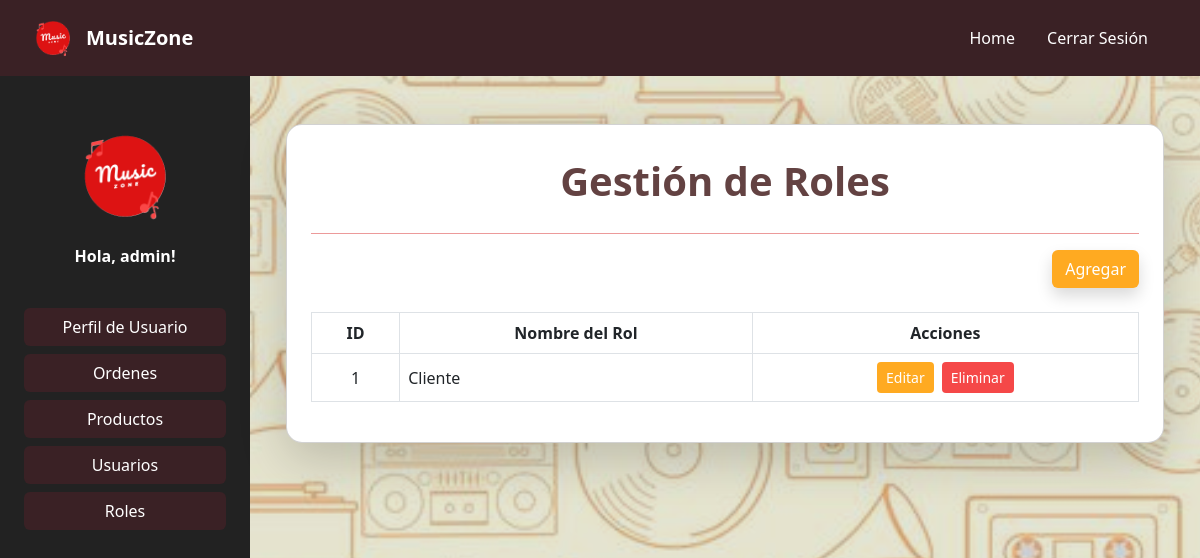
The app's page /usuarios/roles/ (signed in), older data.
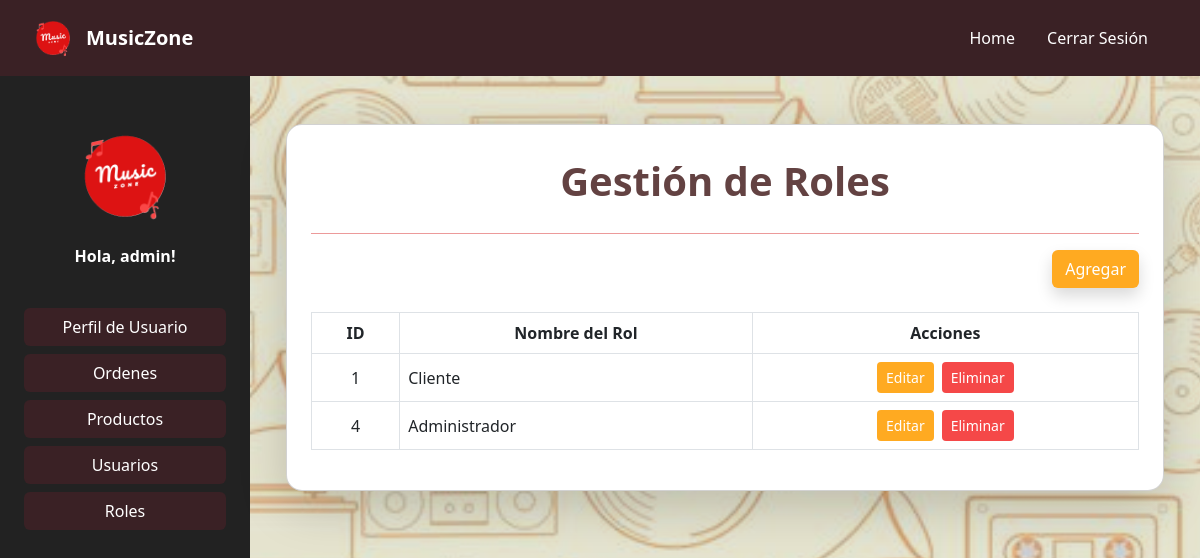
The same page, newer data.
### Users/models.py (models this page shows, shortened)
class Role(models.Model):
    role = models.CharField(max_length=100, verbose_name='Rol')

### Users/views.py (the view)
# urls.py: path('roles/', views.role, name='role'),
@staff_member_required(login_url='/')
@login_required
def role(request):
    roles = Role.objects.all()
    return render(request, 'roles/role.html', {'roles': roles})

### Users/templates/roles/role.html (shortened to what this page needs)
{% extends 'base.html' %}
{% load static %}
{% block content %}
<link href="https://cdn.jsdelivr.net/npm/bootstrap@5.3.0/dist/css/bootstrap.min.css" rel="stylesheet">
<div class="container py-4">
    <div class="card shadow-lg rounded-4 p-4" style="background-color:white;">
        <h1 class="text-center fw-bold mt-2 mb-4" style="color: #634242">Gestión de Roles</h1>
        <hr class="border-1 opacity-75 mt-1 mb-3" style="color: rgb(230, 120, 120);">
        <div class="row mb-4 align-items-center">
            <div class="col-12 col-md-6 text-md-end mt-2 mt-md-0">
                <button onclick="openCreateModal()" class="btn shadow" style="background-color: #ffaa21; color: white;">Agregar</button>
            </div>
        </div>
        <div class="table-responsive">
            <table id="usersTable" class="table table-bordered table-hover align-middle">
                <thead class="text-center">
                    <tr>
                        <th>ID</th>
                        <th>Nombre del Rol</th>
                        <th>Acciones</th>
                    </tr>
                </thead>
                <tbody>
                    {% for rol in roles %}
                    <tr>
                        <td class="text-center">{{ rol.id }}</td>
                        <td>{{ rol.role }}</td>
                        <td>
                            <div class="d-flex flex-wrap gap-2 justify-content-center">
                                <a href="javascript:void(0);" onclick="openEditModal(this)" data-id="{{ rol.id }}" data-name="{{ rol.role }}" class="btn btn-sm text-white" style="background-color: #ffaa21;">Editar</a>
                                <a href="javascript:void(0);" onclick="openDeleteModal('{{ rol.id }}', '{{ rol.role }}')" class="btn btn-sm text-white" style="background-color: rgb(245, 72, 72);">Eliminar</a>
                            </div>
                        </td>
                    </tr>
                    {% empty %}
                    <tr>
                        <td colspan="3" class="text-center">No hay roles registrados.</td>
                    </tr>
                    {% endfor %}
                </tbody>
            </table>
        </div>
    </div>
</div>
<link href="{% static 'css/role.css' %}" rel="stylesheet">
{% endblock %}

Row changes from the older to the newer data that the page shows:
added Role: id "4", role "Administrador"
